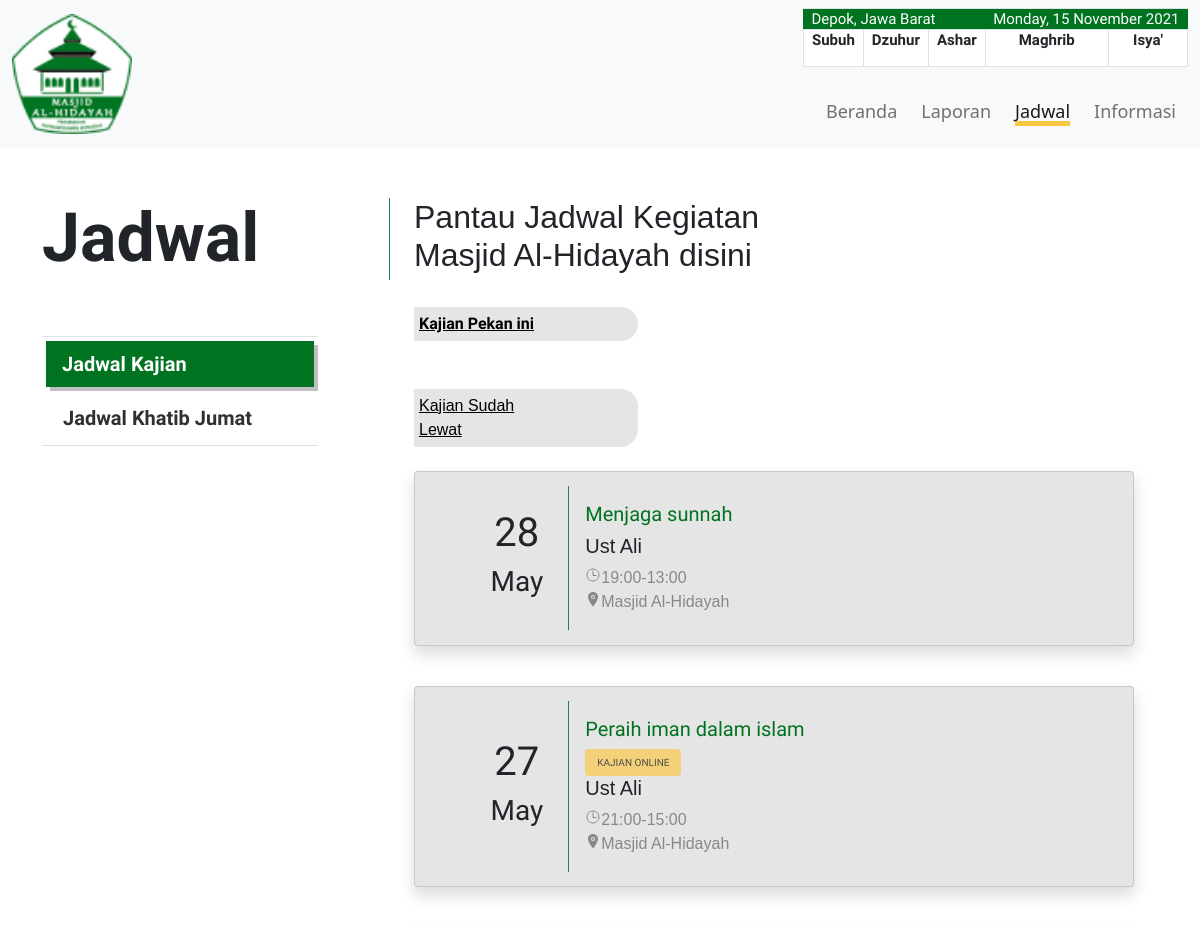
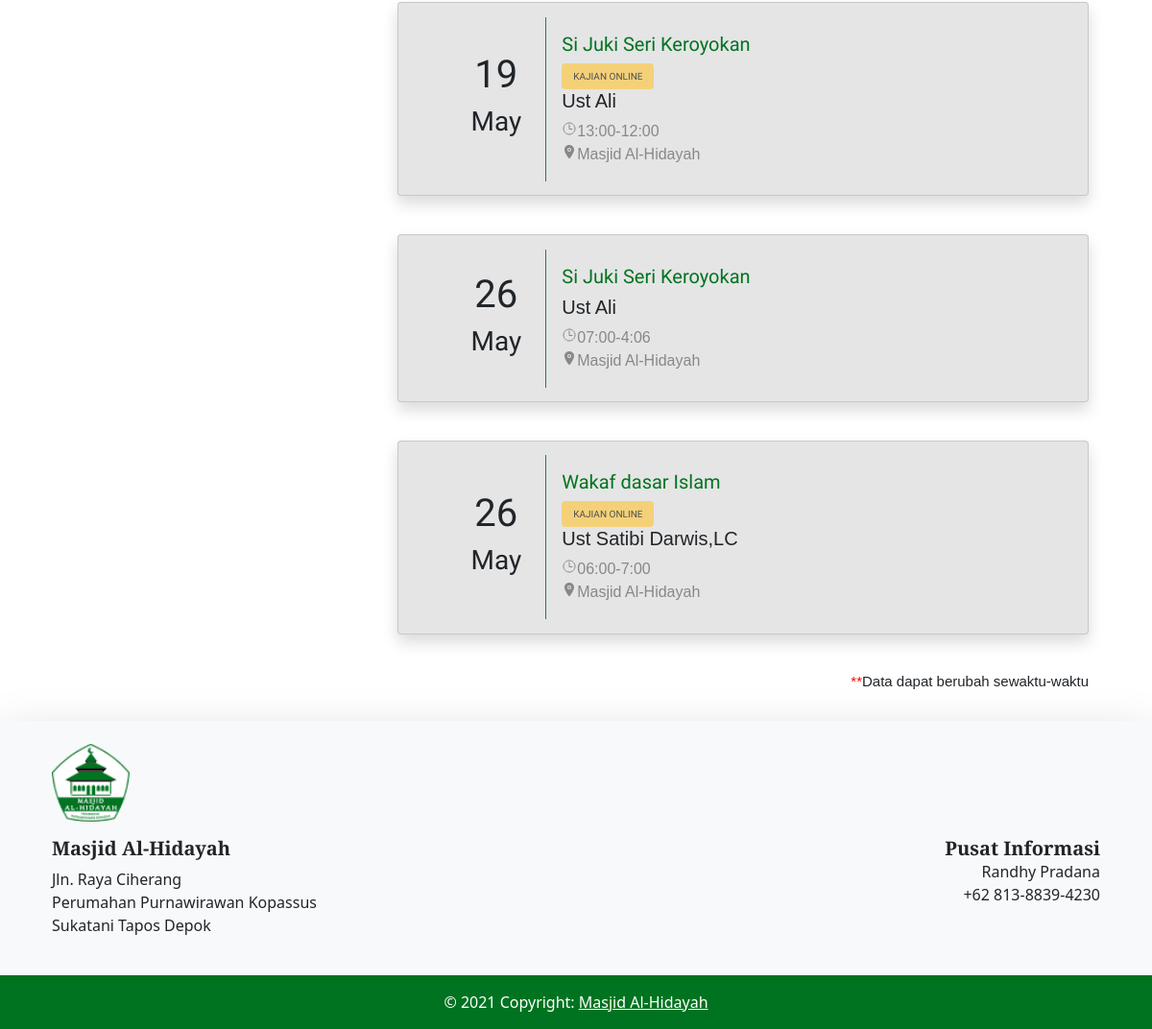
Page /jadwal/ on the committed database (2 pictures, top to bottom).
### appmasjid/models.py (models this page shows, shortened)
class JadwalModel(models.Model):
    tanggal = models.DateTimeField(auto_now=False, auto_now_add=False)
    selesai = models.TimeField(
        auto_now=False, auto_now_add=False, default="23:00:00")
    title = models.CharField(max_length=100)
    penceramah = models.ForeignKey(PenceramahModel, on_delete=models.CASCADE)
    online = models.BooleanField()
    link = models.CharField(max_length=300, null=True)

class PenceramahModel(models.Model):
    penceramah = models.CharField(max_length=100)
    def __str__(self):
        return self.penceramah

### appmasjid/views.py (the view, shortened to what this page needs)
# urls.py: path('jadwal/', views.jadwal, name='jadwal'),
def jadwal(request):
    solat = fetch_solat()
    solat = solat['results']['datetime'][0]['times']
    bulanIni = datetime.date(date.year, date.month, date.day)
    bulanDepan = datetime.date(date.year, 1,1)
    if int(date.month) == 12:
        bulanDepan = datetime.date(
            int(date.year) + 1, (int(date.month) % 12) + 1, date.day)
    elif int(date.month)%2 == 0:
        bulanDepan = datetime.date(
                int(date.year) + 1, (int(date.month) % 12) + 1, date.day-1)
    dateLalu = datetime.date(date.year, 1,1)
    jadwalBulanIni = JadwalModel.objects.filter(
        tanggal__range=[bulanIni, bulanDepan]).order_by('tanggal')
    jadwalLewat = JadwalModel.objects.filter(tanggal__range=[dateLalu,bulanIni])[:5]
    jumat = JadwalJumatModel.objects.all()[:5]
    return render(request, 'jadwal.html', {'date': now, 'subuh': solat['Fajr'],
                                           'dzuhur': solat['Dhuhr'],
                                           'ashr': solat['Asr'],
                                           'maghrib': solat['Maghrib'],
                                           'isya': solat['Isha'],
                                           'jadwal': jadwalBulanIni,
                                           'jadwalLewat':jadwalLewat,
                                           'navjadwal' : 'active',
                                           'jumat':jumat})

### appmasjid/views.py (called while the page is built)
def fetch_solat():
    tanggal = timezone.now()
    tanggal = tanggal.strftime("%Y-%m-%d")
    data = requests.get(
        "https://api.pray.zone/v2/times/day.json?city=jakarta&date=" + tanggal)
    return data.json()

### templates/jadwal.html (shortened to what this page needs)
{% extends 'base.html' %} {% block content %}
<div class="containter-fluid beranda3" style="padding-top: 50px">
    <div class="container">
        <div class="row">
            <div class="row">
                <div class="col-md-4 tab-col">
                    <h1 class="border-end border-success">
                        <strong>Jadwal</strong>
                    </h1>
                    <br />
                    <br />
                    <div class="col-md-3">
                        <ul class="nav nav-tabs flex-column">
                            <li class="nav-item mr-1 data">
                                <a href="#jadwal-kajian" class="nav-link active" data-bs-toggle="tab">Jadwal Kajian</a
              >
            </li>
            <li class="nav-item mr-1 data">
              <a href="#jadwal-jumat" class="nav-link" data-bs-toggle="tab"
                >Jadwal Khatib Jumat</a
              >
            </li>
          </ul>
        </div>
      </div>
      <div class="col-md-8 playfair float-end">
        <h2 class="d-none d-md-block" >Pantau Jadwal Kegiatan <br />Masjid Al-Hidayah disini</h2>
        <br />
        <div class="tab-content flex-center">
          <div class="data tab-pane fade show active" id="jadwal-kajian">
            <div class="row">
              <div class="col-4 mulish">
                <a class="d-none d-lg-block"
                  style="
                    background-color: #e5e5e5;
                    padding: 5px;
                    padding-right: 100px;
                    border-radius: 0px 17.5px 17.5px 0px;
                    font-weight: bold;
                    color: black;
                  "
                  >Kajian Pekan ini <br
                /></a>
                    </div>
                </div>
                <br />
                <br />
                <div class="row">
                    <div class="col-4">
                        <a class="d-none d-lg-block" style="
                    background-color: #e5e5e5;
                    padding: 5px;
                    padding-right: 100px;
                    border-radius: 0px 17.5px 17.5px 0px;
                    color: black;
                  ">Kajian Sudah Lewat <br
                /></a>
                    </div>
                </div>
                <br /> {% for data in jadwalLewat%}
                <div class="card mb-3 shadow card-jadwal" style="background-color: #E5E5E5;">
                    <div class="row g-0">
                        <div class="col-md-2 align-self-center text-center ">
                            <h1 class="card-title">{{data.tanggal|date:"d"}}</h1>
                            <h3 class="card-title">{{data.tanggal|date:"F"}}</h3>
                        </div>
                        <div class="col-md-10 border-start border-success text-start" style="border: #007320;">
                            <div class="card-body">
                                <h5 class="card-title bold" style="color: #007320;">{{data.title}}</h5>
                                {% if data.online%}
                                <a class="btn btn-primary bold disabled" style="background-color: #fcc740; color: black; border: none; font-size: 10px;">KAJIAN ONLINE</a> {% endif %}
                                <div class="playfair">
                                    <h5 class="card-title">{{data.penceramah}}</h5>
                                    <div class="row" style="color: #888888">
                                        <a class="card-text" style="color: #888888; text-decoration: none">
                                            <ion-icon name="time-outline"></ion-icon>{{data.tanggal|date:"H:i"}}-{{data.selesai|date:'G:i'}}
                                            <br/>
                                        </a>
                                    </div>
                                    <div class="row" style="color: #888888">
                                        <a class="card-text" style="color: #888888; text-decoration: none">
                                            <ion-icon name="location"></ion-icon>Masjid Al-Hidayah
                                        </a>
                                    </div>
                                </div>
                            </div>
                        </div>
                    </div>
                </div>
                <br /> {% endfor %}
                <h6 style="font-size: 15px; text-align: right;"><span style="color: red;">**</span>Data dapat berubah sewaktu-waktu</h6>
                <br />
            </div>
        </div>
    </div>
</div>
</div>
</div>
{% endblock content %}

### templates/base.html (shortened to what this page needs)
<!DOCTYPE html>
<html lang="en">
<head>
    {% load static %}
    <link rel="stylesheet" href="{% static 'css/base.css'%}" type="text/css" />
    <link href="https://cdn.jsdelivr.net/npm/bootstrap@5.0.2/dist/css/bootstrap.min.css" rel="stylesheet">
    <link rel="stylesheet" href="https://cdnjs.cloudflare.com/ajax/libs/font-awesome/4.7.0/css/font-awesome.min.css" />
</head>
<body>
    <header>
        <nav class="navbar navbar-expand-lg navbar-light bg-light">
            <div class="container-fluid">
                <a class="navbar-brand" href="{% url 'home' %}">
                    <img src="{% static 'img/logoMsj.png' %}" alt="Lambang Masjid Al-Hidayah" style="width: 120px; height: 120px" />
                </a>
                <div class="ms-auto">
                    <div class="tabeltabelan">
                        <table class="d-none  d-md-block table table-bordered">
                            <thead>
                                <td style="
                      color: white;
                      background-color: #007320;
                      border: none;
                    " colspan="3">
                                    Depok, Jawa Barat
                                </td>
                                <td style="
                      text-align: right;
                      color: white;
                      background-color: #007320;
                      border: none;
                    " colspan="2 ">
                                    {{date}}
                                </td>
                                <tr style="border-bottom: none">
                                    <th style="text-align: center; background-color: white" scope="col ">
                                        Subuh
                                    </th>
                                    <th style="text-align: center; background-color: white" scope="col ">
                                        Dzuhur
                                    </th>
                                    <th style="text-align: center; background-color: white" scope="col ">
                                        Ashar
                                    </th>
                                    <th style="text-align: center; background-color: white" scope="col ">
                                        Maghrib
                                    </th>
                                    <th style="text-align: center; background-color: white" scope="col ">
                                        Isya'
                                    </th>
                                </tr>
                            </thead>
                            <tbody>
                                <tr style="border-top: none">
                                    <th style="
                        text-align: center;
                        background-color: white;
                        color: #007320;
                      " scope="col ">
                                    </th>
                                    <th style="
                        text-align: center;
                        background-color: white;
                        color: #007320;
                      " scope="col ">
                                    </th>
                                    <th style="
                        text-align: center;
                        background-color: white;
                        color: #007320;
                      " scope="col ">
                                    </th>
                                    <th style="
                        text-align: center;
                        background-color: white;
                        color: #007320;
                      " scope="col ">
                                    </th>
                                    <th style="
                        text-align: center;
                        background-color: white;
                        color: #007320;
                      " scope="col ">
                                    </th>
                                </tr>
                            </tbody>
                        </table>
                    </div>
                    <div class="collapse navbar-collapse" id="navbarSupportedContent">
                        <ul class="navbar-nav ms-auto mb-2 mb-lg-0 menu">
                            <li>
                                <a class="nav-link float-end nav-item {{ navhome }} Navbar_Link" href="{% url 'home' %} ">Beranda</a
                  >
                </li>
                <li>
                  <a
                    class="nav-link float-end nav-item {{navlaporan}} Navbar_Link"
                    href="{% url 'laporan' %}"
                    >Laporan</a
                  >
                </li>
                <li>
                  <a
                    class="nav-link float-end nav-item {{navjadwal}} Navbar_Link"
                    href="{% url 'jadwal' %} "
                    >Jadwal</a
                  >
                </li>
                <li>
                  <a
                    class="nav-link float-end nav-item {{navinformasi}} Navbar_Link"
                    href="{% url 'informasi' %} "
                    >Informasi</a
                  >
                </li>
              </ul>
            </div>
          </div>
        </div>
      </nav>
    </header>
    {% block content %} {% endblock content %}
    <footer class="bg-light text-center text-lg-start shadow-lg">
            <div class="container p-4">
    <section class="">
      <div class="row">
        <div class="col-lg-2 col-md-12 mb-4 mb-md-0">
          <div
            class="bg-image hover-overlay ripple shadow-1-strong rounded"
            data-ripple-color="light"
          >
            <img
              src="{% static 'img/logoMsj.png' %}"
              class="w-50"/>
                    </div>
                </div>
            </div>
            </section>
            <div class="row">
                <div class="col-lg-6 col-md-12 mb-4 mb-md-0 pt-3">
                    <h5 class="playfair"><strong>Masjid Al-Hidayah</strong></h5>
                    <p>
                        Jln. Raya Ciherang<br /> Perumahan Purnawirawan Kopassus <br />Sukatani Tapos Depok
                    </p>
                </div>
                <div class="col-lg-6 col-md-12 mb-4 mb-md-0 text-end pt-3 align-self-baseline">
                    <h5 class="playfair mb-0"><strong>Pusat Informasi</strong></h5>
                    <p class="card-text">
                      Randhy Pradana <br />+62 813-8839-4230
                    </p>
                </div>
            </div>
            </div>
            <div class="text-center p-3 text-white" style="background-color:#007320;">
                © 2021 Copyright:
                <a class="text-white" href="#">Masjid Al-Hidayah</a>
            </div>
            </footer>
</body>
</html>

### static/css/base.css (style rules this page uses)
* { box-sizing: border-box; }
body { margin: 0; font-family: "Mulish", sans-serif; overflow-x: hidden!important }
.mulish { font-family: 'Mulish', sans-serif; }
.playfair { font-family: 'Playfair Display', sans-serif; }
.navbar-nav a { float: left; color: black; text-align: center; padding: 12px; text-decoration: none; font-size: 18px; line-height: 25px; border-radius: 4px; text-decoration: underline solid 5px transparent; transition: text-decoration 1s ease; }
.menu .active { text-decoration: underline solid 5px #FCC740; color: black; }
tr { line-height: 4px; min-height: 5px; height: 5px; font-size: 15px; font-family: "Mulish"; }
.beranda3 ul { width: 276px; border-top: 1px solid #dee2e6; }
.beranda3 ul .active { background-color: #007320 !important; color: #ffffff !important; border-radius: 0; border: none !important; box-shadow: 4px 4px 0px rgba(0, 0, 0, 0.25) }
.beranda3 ul .nav-link { background-color: #ffffff; color: #303030; }
.tab-col { font-family: 'Mulish', sans-serif; font-weight: bold; }
.tab-col h1 strong { font-size: 68px; }
.tab-col a { font-size: 20px; }
.card-jadwal { font-family: 'Mulish', sans-serif; }
ul { list-style-type: none; margin: 0; padding: 0; }
ul>li { padding: 4px; color: #c5cae9; }
.card { padding: 2% 7%; }

### rows in the picture
JadwalModel: tanggal "28", tanggal "May", title "Menjaga sunnah", penceramah "Ust Ali", tanggal "19:00", selesai "13:00"
JadwalModel: tanggal "27", tanggal "May", title "Peraih iman dalam islam", online "KAJIAN ONLINE", penceramah "Ust Ali", tanggal "21:00", selesai "15:00"
JadwalModel: tanggal "19", tanggal "May", title "Si Juki Seri Keroyokan", online "KAJIAN ONLINE", penceramah "Ust Ali", tanggal "13:00", selesai "12:00"
JadwalModel: tanggal "26", tanggal "May", title "Si Juki Seri Keroyokan", penceramah "Ust Ali", tanggal "07:00", selesai "4:06"
JadwalModel: tanggal "26", tanggal "May", title "Wakaf dasar Islam", online "KAJIAN ONLINE", penceramah "Ust Satibi Darwis,LC", tanggal "06:00", selesai "7:00"

### other values in the picture
{{ date }} "Monday, 15 November 2021"
